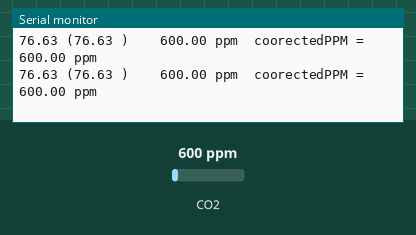
Simulated run of this sketch. Board: Arduino Uno, built with avr-gcc and run on an emulated ATmega328P. Shown: the last lines printed to the serial monitor. The test bench sets the inputs (shaded band); at power-on: CO2 600 ppm.

Above: at 1.2 s.
1.3 s: CO2 set to 1050 ppm
At 1.58 s:
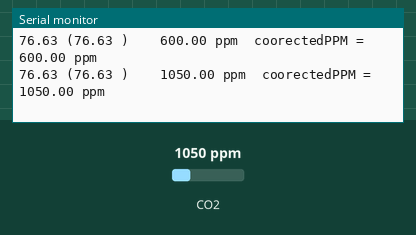
4.3 s: CO2 set to 452 ppm
At 4.43 s:
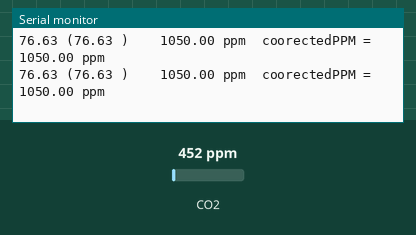
Timing chart, 0 to 7.3 s (numbered marks = the images above; inputs shaded):
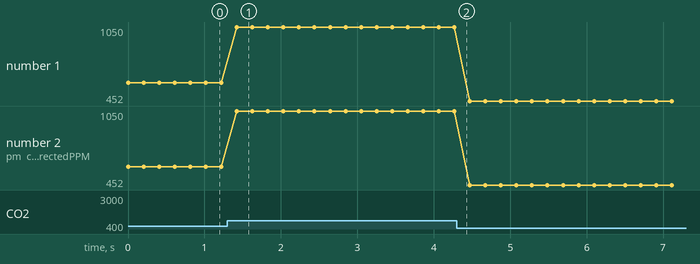

Measured:
- after the input at 1.3 s, the serial monitor: prints a new line after 0.12 s (image 1)
- plotted number 1: 600 → 1050 after the input at 1.3 s, 1050 → 452 after the input at 4.3 s
- plotted number 2: 600 → 1050 after the input at 1.3 s, 1050 → 452 after the input at 4.3 s

The sketch:

sketch_jan14a.ino
```cpp
/* Connection pins:

Arduino       MQ-135
  A0            A0
 +5V            VCC
 GND            GND

*/

#include "MQ135.h"

int analogPin = 0;

MQ135 gasSensor = MQ135(analogPin);

#define RZERO 1926.52 // 76.63

int i = 0;

double result;
double rzero;

void setup() {
  Serial.begin(9600);
}

void loop() {
 if (i==0) {
   rzero = gasSensor.getRZero(); // float
 }
 if (i>0) {
   result = gasSensor.getRZero();
   rzero = (rzero + result)/2;
  }

  float ppm = gasSensor.getPPM();
  float ppm2 = gasSensor.getCorrectedPPM(22, 40);

  Serial.print(rzero);
  Serial.print(" (");
  Serial.print(result);
  Serial.print(" )\t\t");
  Serial.print(ppm);
  Serial.print(" ppm");
  Serial.print("\tcoorectedPPM = ");
  Serial.print(ppm2);
  Serial.println(" ppm");
  i++;
  delay(200);
}
```
